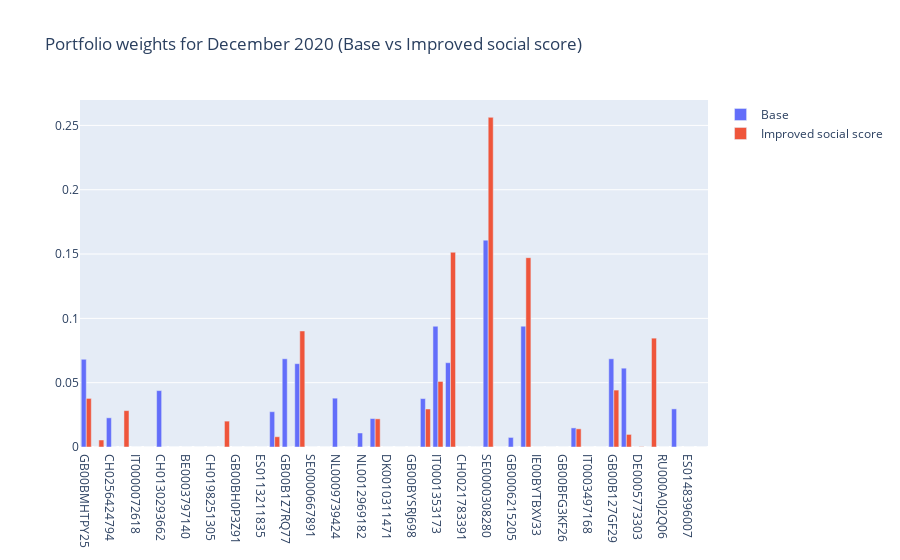

The notebook cell this image was saved under:
### Code cell
import plotly.graph_objects as px
import numpy


bar_plot = px.Figure(data=[px.Bar(
    name = 'Base',
    x = min_var_weights.columns,
    y = min_var_weights.iloc[-1],

),
    px.Bar(
        name = 'Improved social score',
        x = social_min_var_weights.columns,
        y = social_min_var_weights.iloc[-1]
    )
], layout={'title': 'Portfolio weights for December 2020 (Base vs Improved social score)'}
)

bar_plot.show()
